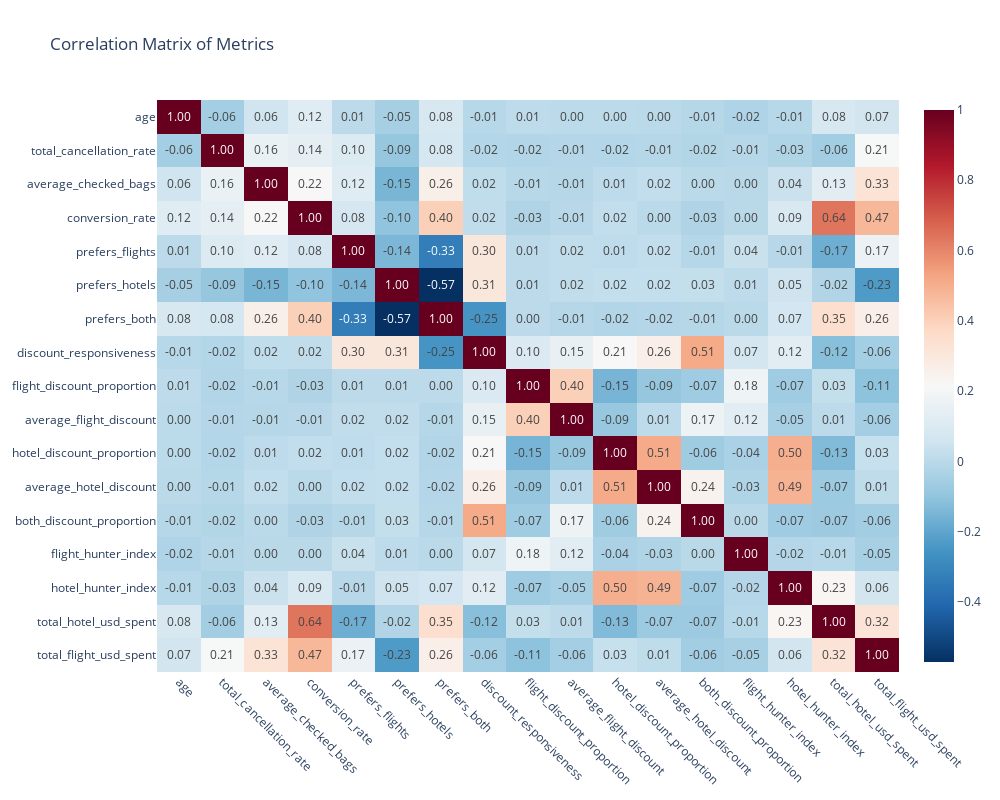

This figure's notebook cell:
### Markdown cell above
### Correlation Matrix Heatmap

We need to verify that our metrics aren't strongly correlated, as high correlations between metrics can amplify the influence of the original variable in the k-means clustering algorithm, potentially leading to less than optimal results.

To mitigate this issue, I will utilize a correlation matrix paired with a heatmap. This visualization method enables us to examine the strength of relationships between different metrics. By identifying and analyzing any significant correlations, we can make informed decisions about which features to include, ensuring that the clustering process relies on relevant and independent attributes.

This step is essential to prevent problems that could arise from using redundant or overly similar metrics during clustering.

This completes the data transformation and aggregation tasks necessary for executing the clustering algorithm.

### Code cell
correlation_matrix = df[[  'age','total_cancellation_rate', 'average_checked_bags', 'conversion_rate',
                     'prefers_flights', 'prefers_hotels', 'prefers_both',  
                     'discount_responsiveness', 'flight_discount_proportion','average_flight_discount',
                     'hotel_discount_proportion', 'average_hotel_discount', 'both_discount_proportion',
                     'flight_hunter_index', 'hotel_hunter_index', 
                     'total_hotel_usd_spent', 'total_flight_usd_spent'
                          ]].corr()

# Generate a heatmap for better visual inspection of the correlation matrix
fig = px.imshow(
    correlation_matrix,
    text_auto=".2f",
    color_continuous_scale='RdBu_r',  # Similar to 'coolwarm'
    title='Correlation Matrix of Metrics',
    aspect='auto',  # Adjust the aspect ratio
)

# Update layout for better appearance
fig.update_layout(
    width=1000,  # Adjust width
    height=800,  # Adjust height
    xaxis=dict(tickangle=45, tickmode='array'),
)
# Save the heatmap to a file for future reference or sharing
file_path = os.path.join(img_dir_path, 'CorrelationVerification.png')

# Create the directory if it does not exist
if not os.path.exists(img_dir_path):
    os.makedirs(img_dir_path)

pio.write_image(fig, file_path, scale=1, width=1654, height=1174)

# Display the heatmap
fig.show()

# Initialize set to hold pairs to be dropped (upper triangle of the matrix)
pairs_to_drop = set()
cols = correlation_matrix.columns
for i in range(0, correlation_matrix.shape[1]):
    for j in range(0, i+1):
        pairs_to_drop.add((cols[i], cols[j]))

# Unstack the correlation matrix and sort by absolute value
corr_abs_unstacked = correlation_matrix.abs().unstack()

# Drop pairs to get unique (i, j) correlations (avoid redundancy)
corr_abs_unstacked = corr_abs_unstacked.drop(labels=pairs_to_drop).sort_values(ascending=False)

# Extract highly correlated pairs (absolute value greater than 0.8)
high_corr = corr_abs_unstacked[corr_abs_unstacked > 0.8]

# for Git Static image
![Correlation Matrix Heatmap](Images/CorrelationVerification.png)

# Display pairs of highly correlated features
print("Highly correlated pairs: ")
print(high_corr)
# Note that features with high correlation may need to be treated carefully during modeling
print("\n Now we can remove the highly correlated values, if any.")
print("\nBy removing highly correlated features, we can create a more efficient, interpretable, and reliable model. The goal is to retain only those features that provide unique and valuable information, leading to better performance and easier interpretation of the model.")

### Figure 1 — Plotly figure (JSON) as saved in the notebook; plotly's stock layout.template omitted (floating-point values rounded to 4 significant figures; data arrays with more than 128 entries replaced by an {"elided": "..."} marker saying what was removed)
{"data": [{"coloraxis": "coloraxis", "hovertemplate": "x: %{x}<br>y: %{y}<br>color: %{z}<extra></extra>", "name": "0", "texttemplate": "%{z:.2f}", "type": "heatmap", "x": ["age", "total_cancellation_rate", "average_checked_bags", "conversion_rate", "prefers_flights", "prefers_hotels", "prefers_both", "discount_responsiveness", "flight_discount_proportion", "average_flight_discount", "hotel_discount_proportion", "average_hotel_discount", "both_discount_proportion", "flight_hunter_index", "hotel_hunter_index", "total_hotel_usd_spent", "total_flight_usd_spent"], "xaxis": "x", "y": ["age", "total_cancellation_rate", "average_checked_bags", "conversion_rate", "prefers_flights", "prefers_hotels", "prefers_both", "discount_responsiveness", "flight_discount_proportion", "average_flight_discount", "hotel_discount_proportion", "average_hotel_discount", "both_discount_proportion", "flight_hunter_index", "hotel_hunter_index", "total_hotel_usd_spent", "total_flight_usd_spent"], "yaxis": "y", "z": {"elided": "17x17 float values"}}], "layout": {"coloraxis": {"colorscale": [[0, "rgb(5,48,97)"], [0.1, "rgb(33,102,172)"], [0.2, "rgb(67,147,195)"], [0.3, "rgb(146,197,222)"], [0.4, "rgb(209,229,240)"], [0.5, "rgb(247,247,247)"], [0.6, "rgb(253,219,199)"], [0.7, "rgb(244,165,130)"], [0.8, "rgb(214,96,77)"], [0.9, "rgb(178,24,43)"], [1, "rgb(103,0,31)"]]}, "height": 800, "title": {"text": "Correlation Matrix of Metrics"}, "width": 1000, "xaxis": {"anchor": "y", "autorange": true, "domain": [0, 1], "range": [-0.5, 16.5], "tickangle": 45, "tickmode": "array", "type": "category"}, "yaxis": {"anchor": "x", "autorange": true, "domain": [0, 1], "range": [16.5, -0.5], "type": "category"}}}
